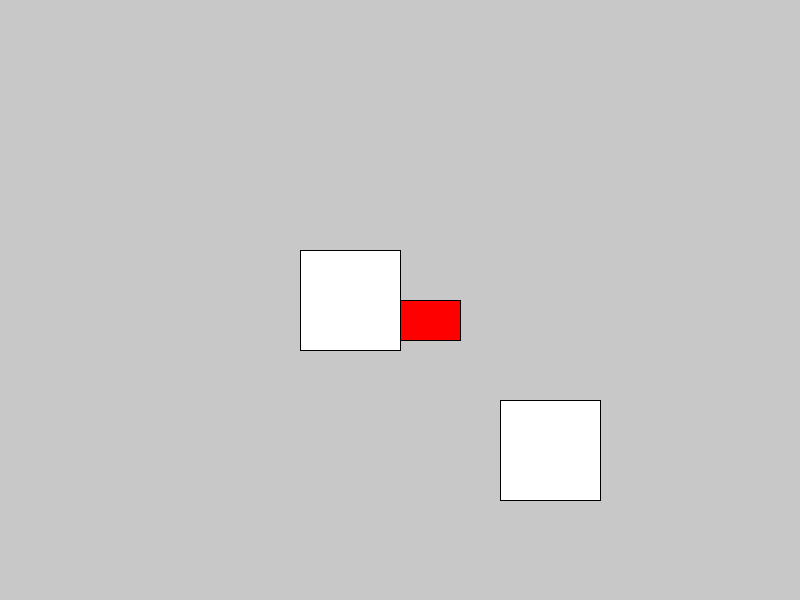
Frame 1 (no input)
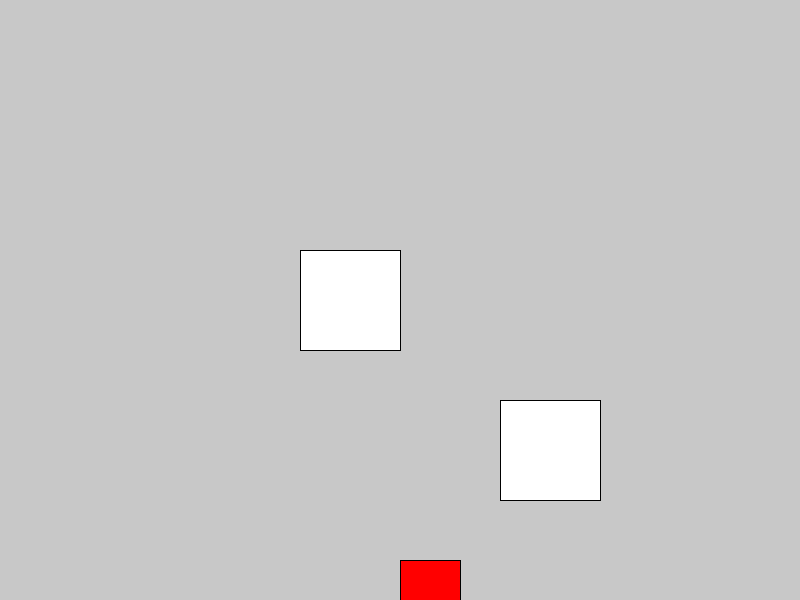
Frame 60 (the mouse pressed at the canvas centre just before this capture)
Frame 120 (the mouse held since frame 60 and released just before this capture): identical to frame 60, image omitted

The Processing sketch that drew these frames (run headless with seeded random() and noise(); from frame 60 on, the mouse is pressed at the canvas centre):

// Processing sketch: badMario
// ── badMario.pde
float rectX = 400;
float rectY = 300;
float rectWidth = 60;
float rectHeight = 40;

float gravity = 0.6;
float velocity = 0;
boolean isJumping = false;

float moveSpeed = 5;
boolean onBox = false;

import java.util.HashSet;
HashSet<Integer> keysDown = new HashSet<Integer>();

Box b1, b2;

void setup() {
  size(800, 600);
  b1 = new Box(500, 400, 100, 100);
  b2 = new Box(300, 250, 100, 100);
}

void draw() {
  background(200);

  // Draw boxes
  b1.drawBox();
  b2.drawBox();

  customPress();

  // Apply gravity
  velocity += gravity;
  rectY += velocity;

  // Check landing on boxes
  boxstuff(b1, b2);

  // Floor collision
  if (rectY + rectHeight > height) {
    rectY = height - rectHeight;
    velocity = 0;
    isJumping = false;
    onBox = true;
  }

  // Draw player
  fill(255, 0, 0);
  rect(rectX, rectY, rectWidth, rectHeight);
}

void customPress() {
  for (Integer k : keysDown) {
    if (k == 87) { // W
      if (!isJumping) {
        velocity = -20;  // jump power
        isJumping = true;
      }
    }
    if (k == 68) { // D
      rectX += moveSpeed;
    } 
    if (k == 65) { // A
      rectX -= moveSpeed;
    }
  }
}

void keyPressed(KeyEvent e) {
  keysDown.add(e.getKeyCode());
}

void keyReleased(KeyEvent e) {
  keysDown.remove(e.getKeyCode());
}

// ── box.pde
class Box {
  float bx, by, bw, bh;

  Box(float x, float y, float w, float h) {
    bx = x;
    by = y;
    bw = w;
    bh = h;
  }

  void drawBox() {
    fill(255);
    rect(bx, by, bw, bh);
  }

  void stopPlayer() {
    boolean touching = rectRect(rectX, rectY, rectWidth, rectHeight, bx, by, bw, bh);

    // Land on top
    if (touching && rectY + rectHeight <= by + 10 && velocity >= 0 &&
        rectX + rectWidth > bx && rectX < bx + bw) {
      rectY = by - rectHeight;
      velocity = 0;
      isJumping = false;
      onBox = true;
    } 
    // Hitting sides
    else if (touching && rectY + rectHeight > by && rectY < by + bh) {
      if (rectX + rectWidth > bx && rectX < bx) {
        rectX = bx - rectWidth; // left side
      } else if (rectX < bx + bw && rectX + rectWidth > bx + bw) {
        rectX = bx + bw;        // right side
      }
    }
    // Hitting bottom
    else if (touching && rectY < by + bh && velocity < 0 &&
             rectX + rectWidth > bx && rectX < bx + bw) {
      rectY = by + bh;
      velocity = 0.5;
    }

    // Reset onBox only if not standing on top
    if (!(rectY + rectHeight == by)) {
      onBox = false;
    }
  }
}

// ── boxstuff.pde
void boxstuff(Box... boxes) {
  onBox = false;  // reset

  for (Box b : boxes) {
    // Check if player is landing on top of the box
    if (rectY + rectHeight <= b.by + 10 && 
        rectY + rectHeight + velocity >= b.by &&  // will land this frame
        rectX + rectWidth > b.bx && rectX < b.bx + b.bw) {

      rectY = b.by - rectHeight;  // place on top
      velocity = 0;
      onBox = true;
      isJumping = false;
    }
  }

  // If not on any box, allow gravity
  if (!onBox) {
    isJumping = true;
  }
}

// ── collisions.pde
boolean rectRect(float r1x, float r1y, float r1w, float r1h, float r2x, float r2y, float r2w, float r2h) {
  return r1x + r1w > r2x && r1x < r2x + r2w && r1y + r1h > r2y && r1y < r2y + r2h;
}

boolean pointRect(float px, float py, float rx, float ry, float rw, float rh) {
  return px >= rx && px <= rx + rw && py >= ry && py <= ry + rh;
}

boolean pointCircle(float px, float py, float cx, float cy, float cr) {
  return dist(px, py, cx, cy) < cr;
}

boolean circleCircle(float cx1, float cy1, float cr1, float cx2, float cy2, float cr2) {
  return dist(cx1, cy1, cx2, cy2) < cr1 + cr2;
}
